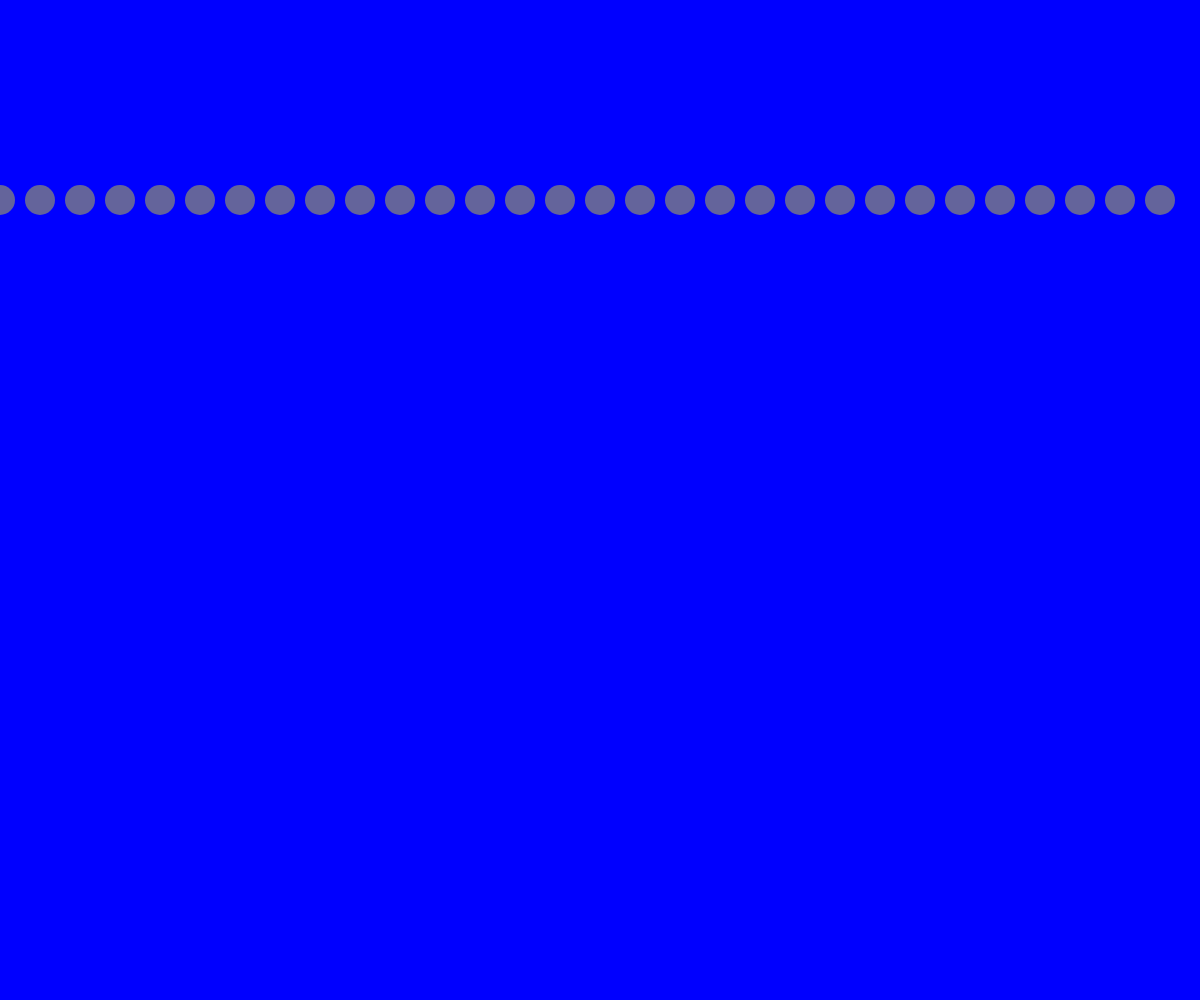
Frame 1 (no input)
Frame 60 (no input): identical to frame 1, image omitted
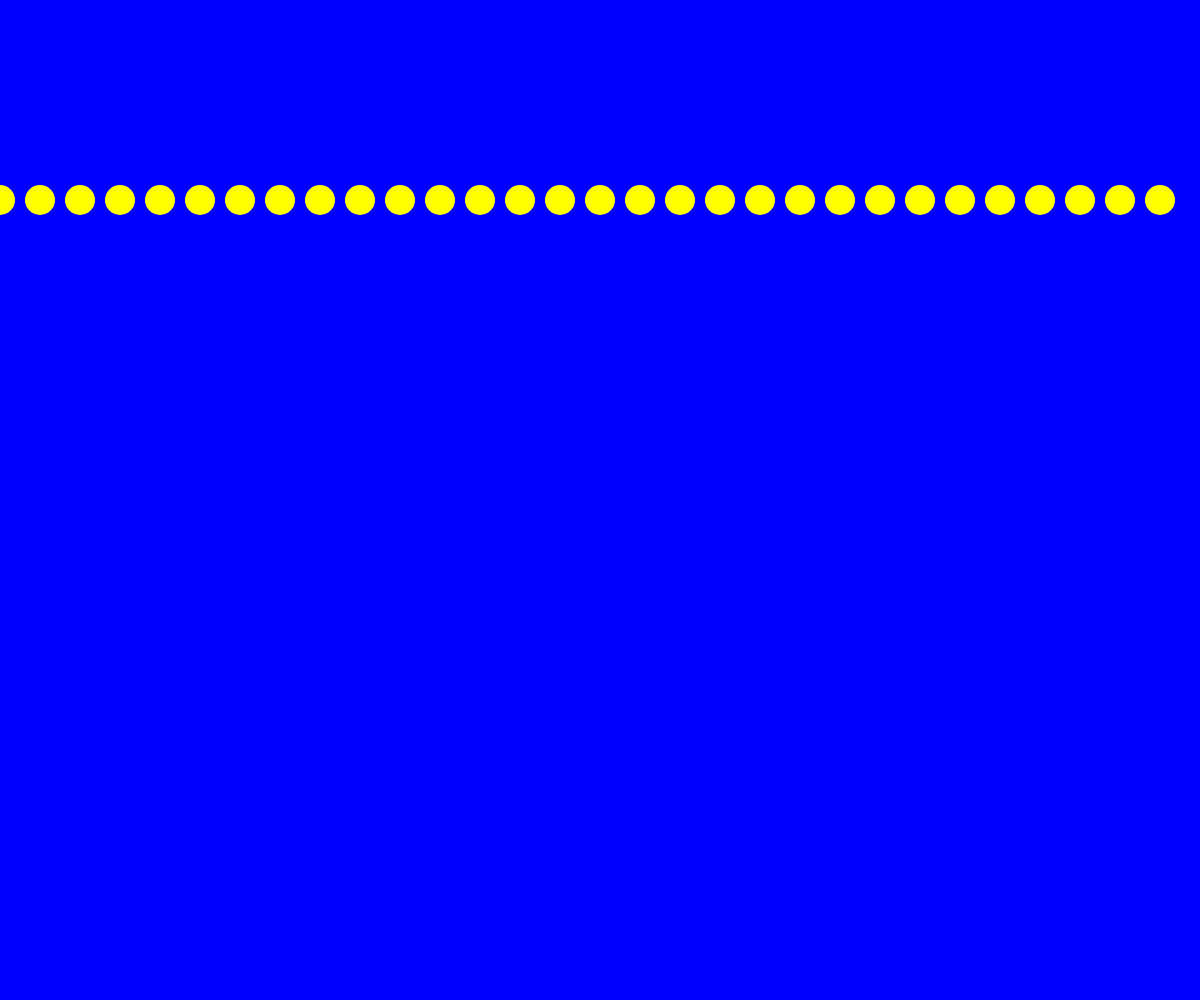
Frame 120 (the mouse pressed at the canvas centre since frame 60)

The p5.js sketch that drew these frames (run headless with seeded random() and noise() and a simulated clock; from frame 60 on, the mouse is pressed at the canvas centre):

// p5.js sketch
// ── sketch.js
// Learning Processing
// Daniel Shiffman
// http://www.learningprocessing.com

// Example 1-1: stroke and fill

var glow = false;
var x = 0;


function setup() {
  createCanvas(windowWidth, windowHeight);
 
}

function draw() {
  background(0,0,255);
  noStroke();
if (glow) {
	fill(255,255,0);
} else {
	fill(255,255,0,100);
}


  for (x = 0; x < width; x = x + 40) { //loop
  ellipse(x,200,30,30);
  }

}

function mousePressed(){
	glow = !glow;
}
